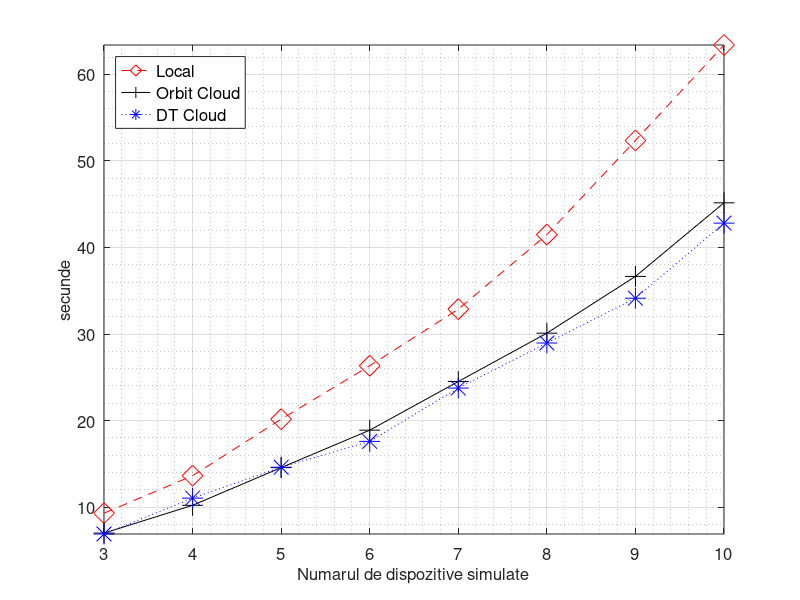
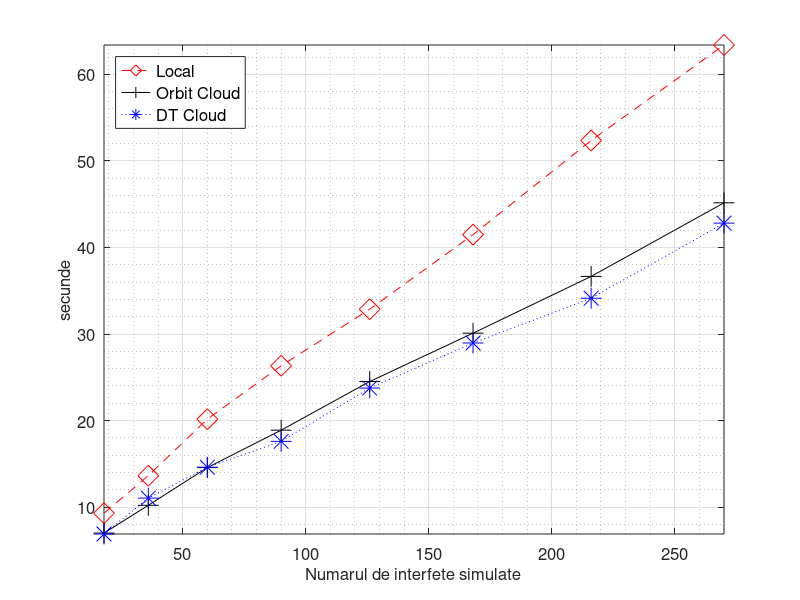
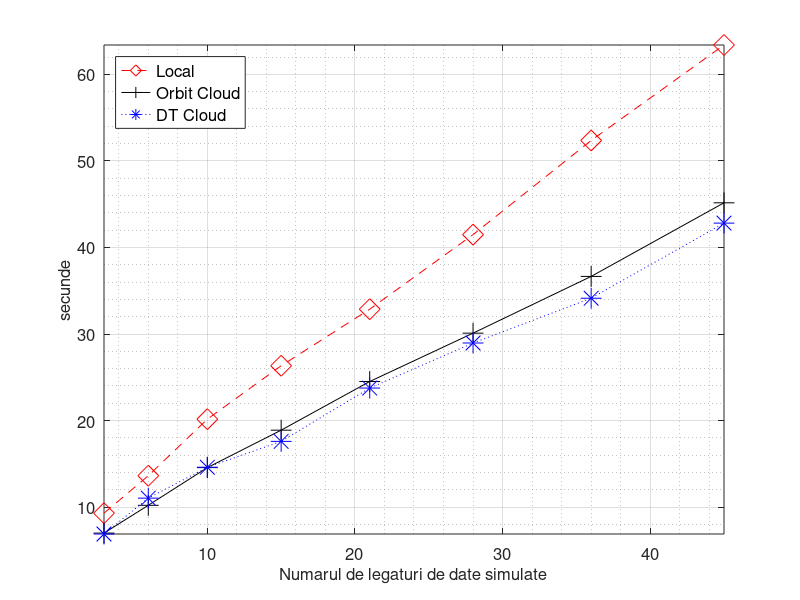

The MATLAB script that drew these images, in order:
nes = [3,4,5,6,7,8,9,10]
intfs = [18,36,60,90,126,168,216,270]
links = [3,6,10,15,21,28,36,45]

local = [9.303,13.632,20.163,26.332,32.868,41.483,52.359,63.388] 
orbit = [7.003,10.213,14.566,18.892,24.513,30.1,36.655,45.158]
dt = [6.898,11.042,14.612,17.597,23.757,28.963,34.135,42.812]

figure(1)
plot(nes,local, '--dr', 'markersize', 15, nes, orbit, '-+k', 'markersize', 15, nes, dt, ':*b', 'markersize', 15)
set(gca, "fontsize", 12)

xlabel('Numarul de dispozitive simulate', "fontsize", 12)
grid on
grid minor on
ylabel('secunde', "fontsize", 12)
leg = legend('Local','Orbit Cloud','DT Cloud', "location", 'northwest')
set(leg, "fontsize", 12)
axis('tight')

#la = num2str(local(:));
#lb = cellstr(la);
#lc = strtrim(lb);

#oa = num2str(orbit(:));
#ob = cellstr(oa);
#oc = strtrim(ob);

#da = num2str(dt(:));
#db = cellstr(da);
#dc = strtrim(db);

#text(nes, local, lc)
#text(nes, orbit, oc)
#text(nes, dt, dc)

figure(2)
plot(intfs,local, '--dr', 'markersize', 15, intfs, orbit, '-+k', 'markersize', 15, intfs, dt, ':*b', 'markersize', 15)
set(gca, "fontsize", 12)

xlabel('Numarul de interfete simulate', "fontsize", 12)
grid on
grid minor on
ylabel('secunde', "fontsize", 12)
leg = legend('Local','Orbit Cloud','DT Cloud', "location", 'northwest')
set(leg, "fontsize", 12)
axis('tight')

#la = num2str(local(:));
#lb = cellstr(la);
#lc = strtrim(lb);

#oa = num2str(orbit(:));
#ob = cellstr(oa);
#oc = strtrim(ob);

#da = num2str(dt(:));
#db = cellstr(da);
#dc = strtrim(db);

#text(intfs, local, lc)
#text(intfs, orbit, oc)
#text(intfs, dt, dc)

figure(3)
plot(links,local, '--dr', 'markersize', 15, links, orbit, '-+k', 'markersize', 15, links, dt, ':*b', 'markersize', 15)
set(gca, "fontsize", 12)

xlabel('Numarul de legaturi de date simulate', "fontsize", 12)
grid on
grid minor on
ylabel('secunde', "fontsize", 12)
leg = legend('Local','Orbit Cloud','DT Cloud', "location", 'northwest')
set(leg, "fontsize", 12)
axis('tight')

#la = num2str(local(:));
#lb = cellstr(la);
#lc = strtrim(lb);

#oa = num2str(orbit(:));
#ob = cellstr(oa);
#oc = strtrim(ob);

#da = num2str(dt(:));
#db = cellstr(da);
#dc = strtrim(db);

#text(links, local, lc)
#text(links, orbit, oc)
#text(links, dt, dc)
